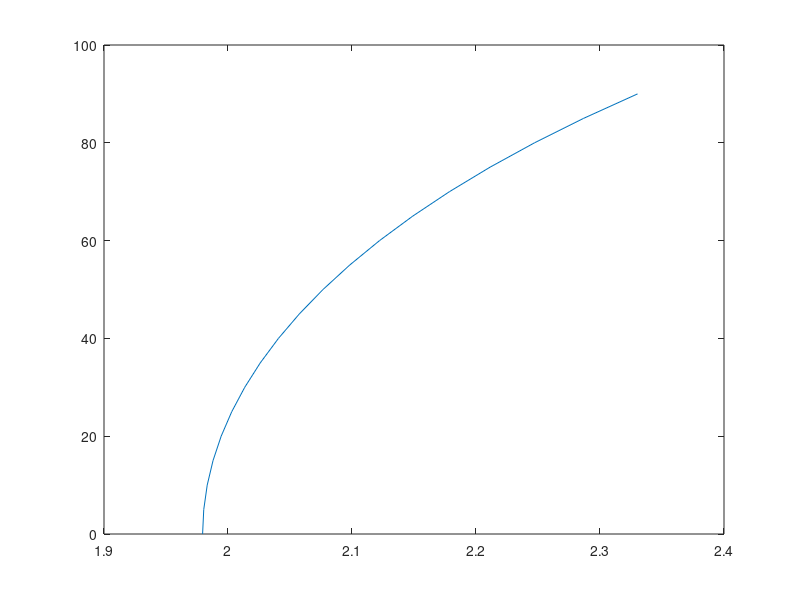

Recreate this plot in MATLAB.
%
%
%

clear all, close all, clc

%Laboration 4, 4 b)

%Definera värden:
L=1
g=9.81
h=0.1

fk = @(x) x+4;

integralvarden=[];
for fi=[0:5:90];
fi
In=[];
for alpha=[0:h:pi/2];
    k= sind(fi/2);
    I=1/((1-(k^2)*sin(alpha)^2)^0.5);
  if alpha==0;
      I=I/2;
  end;
  if alpha==pi/2;
      I=I/2;
  end;
  In=[In I];     %värdena från integralen
end;

  Int=sum(In);   
  Integralen=h*Int;   %räknar ut värdet för integralen
  
  integralvarden=[integralvarden;Integralen]    %alla integralvärden för alla olika fi
  
end  

T=integralvarden*(4*(L/g)^0.5) %beräknar värden för svängningstiden T.

fi=[0:5:90]

plot(T,fi)

